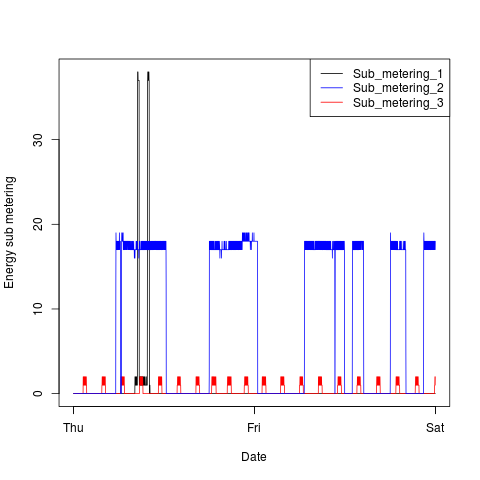

The R source for this figure:
source('./loadData.r')
source('./plots.r')

png("plot3.png", width = 480, height = 480)

plot3(data)

dev.off()